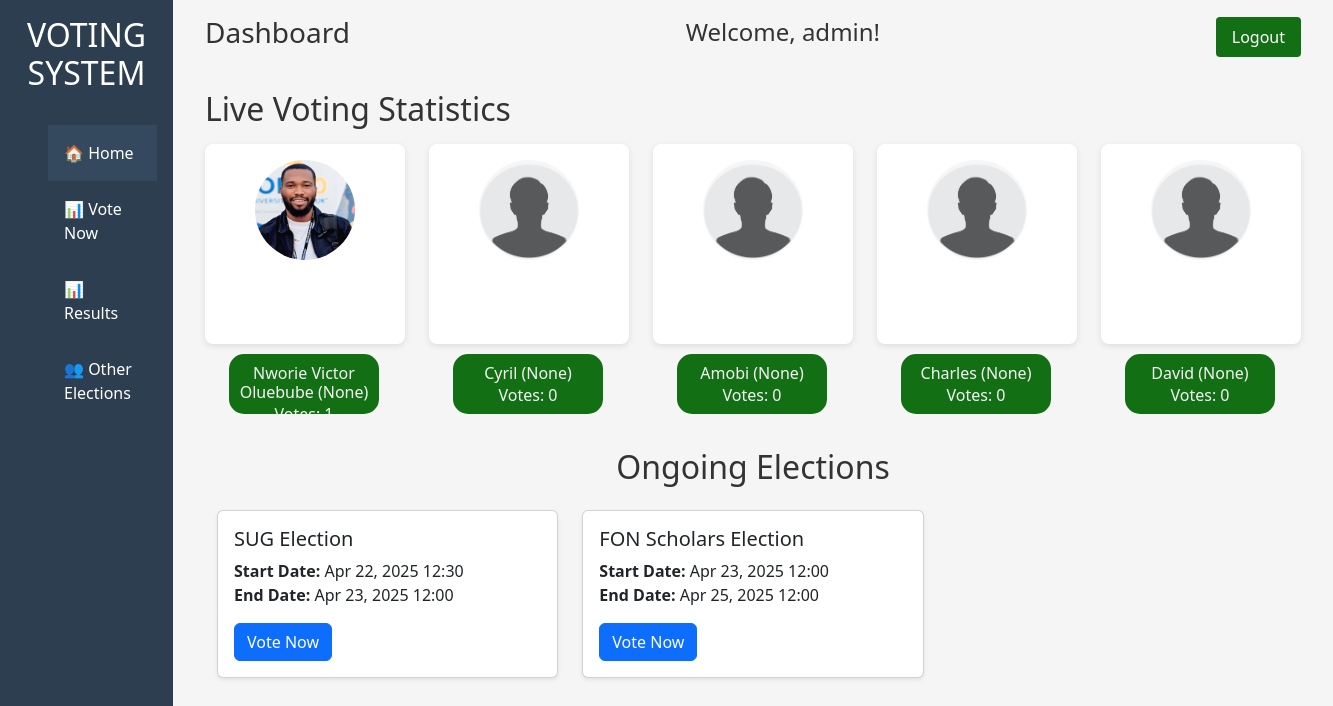
Page /dashboard/ (signed in) on the committed database.
### votingapp/models.py (models this page shows, shortened)
class User(AbstractUser):
    username_validator = UnicodeUsernameValidator()
    username = models.CharField(
        max_length=150,
        unique=False,  # Email will be used for login instead of username
        help_text='Required. 150 characters or fewer. Letters, digits and @/./+/-/_ only.',
        validators=[username_validator],
        error_messages={
            'unique': "A user with that username already exists.",
        },
    )
    full_name = models.CharField(max_length=255)
    email = models.EmailField(unique=True, primary_key=True)
    address = models.CharField(max_length=255)
    has_voted = models.BooleanField(default=False)
    is_eligible = models.BooleanField(default=True)
    groups = models.ManyToManyField(
        'auth.Group',
        related_name='custom_user_groups',
        blank=True,
        help_text='The groups this user belongs to.',
        verbose_name='groups',
    )
    user_permissions = models.ManyToManyField(
        'auth.Permission',
        related_name='custom_user_permissions',  # Custom related name
        blank=True,
        help_text='Specific permissions for this user.',
        verbose_name='user permissions',
    )
    USERNAME_FIELD = 'email'
    REQUIRED_FIELDS = ['username', 'full_name', 'address']

class Candidate(models.Model):
    name = models.CharField(max_length=100)
    party = models.CharField(max_length=100, null=True, blank=True)
    votes = models.IntegerField(default=0)
    user = models.ForeignKey(User, on_delete=models.CASCADE, related_name='candidates', null=True, blank=True)
    position = models.ForeignKey('Position', on_delete=models.CASCADE, related_name='candidates', null=True, blank=True)
    election = models.ForeignKey('Election', on_delete=models.CASCADE, related_name='candidates', null=True, blank=True)
    image = models.ImageField(upload_to='candidate_images/', blank=True, null=True)

class Election(models.Model):
    name = models.CharField(max_length=100)
    start_date = models.DateTimeField()
    end_date = models.DateTimeField()
    created_by = models.ForeignKey(User, on_delete=models.CASCADE, null=True, blank=True)

### votingapp/views.py (the view)
# urls.py: path('dashboard/', views.dashboard, name='dashboard'),  # URL for the dashboard view
@login_required
def dashboard(request):
    user = request.user
    elections = Election.objects.all()
    candidates = Candidate.objects.all()
    candidates_with_votes = [
        {
            'name': candidate.name,
            'party': candidate.party,
            'votes': Vote.objects.filter(candidate=candidate).count(),
            'image': candidate.image,
        }
        for candidate in candidates
    ]
    context = {
        'user': user,
        'elections': elections,
        'candidates_with_votes': candidates_with_votes,
    }
    return render(request, 'votingapp/dashboard.html', context)

### votingapp/templates/votingapp/dashboard.html (shortened to what this page needs)
{% load static %}
<!DOCTYPE html>
<html lang="en">
<head>
  <link href="https://cdn.jsdelivr.net/npm/bootstrap@5.3.0/dist/css/bootstrap.min.css" rel="stylesheet">
</head>
<body>
  <div class="dashboard">
    <aside class="sidebar">
      <h2>VOTING SYSTEM</h2>
      <nav>
        <ul>
          <li class="active" onclick="showSection('home')">🏠 Home</li>
          <li><a href="{% url 'vote_page' %}" style="text-decoration: none; color: inherit;">📊 Vote Now</a></li>
          <li><a href="{% url 'results' %}" style="text-decoration: none; color: inherit;">📊 Results</a></li>
          <li onclick="showSection('manage')">👥 Other Elections</li>
        </ul>
      </nav>
    </aside>
    <div class="main">
      <header>
        <h3>Dashboard</h3>
        <h4>Welcome, {{user.full_name}}!</h4>
        <form method="POST" action="{% url 'logout' %}">
          <button type="submit" class="logout-btn">Logout</button>
        </form>
      </header>
      <section id="home" class="section">
        <h2>Live Voting Statistics</h2>
        <div class="cards">
          {% for candidate in candidates_with_votes %}
          <div id="A">
            <div class="CandA">
              <img src="{% if candidate.image %}{{ candidate.image.url }}{% else %}/static/img/default.png{% endif %}"
              alt="{{ candidate.name }}"
              style="width: 100px; height: 100px; border-radius: 50%;">
            </div>
            <div id="partyA-count" style="display: inline-block; padding: 10px;">
              <h6 class="m-0">{{ candidate.name }} ({{ candidate.party }})</h6>
              <p class="m-0">Votes: {{ candidate.votes }}</p>
            </div>
          </div>
          {% endfor %}
      </section>
      <br><br><br>
      <section id="ongoing-elections" class="section">
        <h2 class="text-center">Ongoing Elections</h2>
        <div class="container mt-4">
          <div class="row">
            {% for election in elections %}
            <div class="col-md-4">
              <div class="card mb-4 shadow-sm">
                <div class="card-body">
                  <h5 class="card-title">{{ election.name }}</h5>
                  <p class="card-text">
                    <strong>Start Date:</strong> {{ election.start_date|date:"M d, Y H:i" }}<br>
                    <strong>End Date:</strong> {{ election.end_date|date:"M d, Y H:i" }}
                  </p>
                  <a href="{% url 'vote_page' %}" class="btn btn-primary">Vote Now</a>
                </div>
              </div>
            </div>
            {% empty %}
            <div class="col-12">
              <p class="text-center">No ongoing elections at the moment.</p>
            </div>
            {% endfor %}
          </div>
        </div>
      </section>
    </div>
  </div>
</body>
</html>

### votingapp/templates/votingapp/dashboard.html (style rules this page uses)
* { margin: 0; padding: 0; box-sizing: border-box; font-family: 'Segoe UI', sans-serif; }
body { background: #f5f5f5; color: #333; }
.dashboard { display: flex; min-height: 100vh; }
.sidebar { width: 220px; background-color: #2c3e50; color: #fff; padding: 1rem; }
.sidebar h2 { text-align: center; margin-bottom: 2rem; }
.sidebar ul { list-style: none; }
.sidebar li { padding: 1rem; cursor: pointer; transition: background 0.3s; }
.sidebar li:hover, .sidebar li.active { background-color: #34495e; }
.main { flex: 1; padding: 1rem 2rem; }
header { display: flex; justify-content: space-between; align-items: center; }
.logout-btn { background-color: rgba(0, 100, 0, 0.922); color: white; border: none; padding: 0.5rem 1rem; cursor: pointer; border-radius: 4px; }
.section { margin-top: 2rem; }
#partyA-count { height: 60px; width: 150px; background-color: rgba(0, 100, 0, 0.922); color: #f5f5f5; margin-left: 24px; margin-top: 10px; border-top-right-radius: 15px; border-top-left-radius: 15px ; border-bottom-left-radius: 15px; border-bottom-right-radius: 15px ; text-align: center; }
.cards { display: flex; gap: 1.5rem; margin-top: 1rem; height: 200px; }
.CandA { background: white; padding: 1rem; border-radius: 8px; box-shadow: 0 2px 6px rgba(0,0,0,0.1); width: 200px; text-align: center; height: 200px; }
#A { height: 200px; width: 200px; }

### rows in the picture
User: full_name "admin"
Candidate: name "Nworie Victor Oluebube"
Candidate: name "Cyril"
Candidate: name "Amobi"
Candidate: name "Charles"
Candidate: name "David"
Election: name "SUG Election", start_date "Apr 22, 2025 12:30", end_date "Apr 23, 2025 12:00"
Election: name "FON Scholars Election", start_date "Apr 23, 2025 12:00", end_date "Apr 25, 2025 12:00"

### other values in the picture
{{ candidate.party }} "None" "None" "None" "None" "None"
{{ candidate.votes }} "1" "0" "0" "0" "0"
